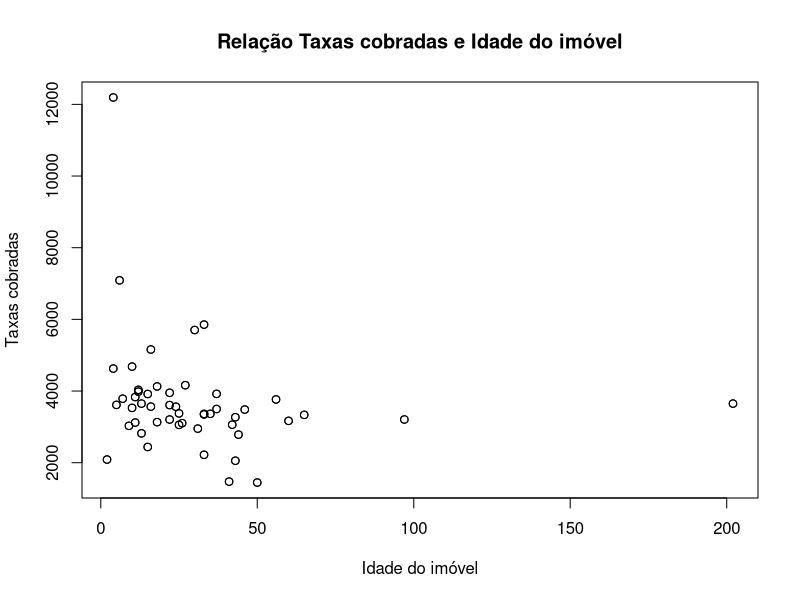

The R source for this figure:
## ---- chunk 1
# Primeiro, definimos o espaço de trabalho
workingDirectory = getwd()
setwd(workingDirectory)

library(knitr)
knitr::opts_chunk$set(echo = TRUE)
## ---- chunk 2
# Realizamos a leitura do banco de dados
zCityData = read.table("TRABALHO2.txt", header = TRUE)

# Com a biblioteca knitr, estruturamos uma tabela
knitr::kable(zCityData, caption = "Dados de Imóveis Residenciais comercializados na Cidade Z em 2019")
## ---- chunk 3
# Questão 2:
# Separamos as variáveis de idade e taxas pagas
propertiesAges = zCityData$id
propertiesTaxes = zCityData$tax

# Realizamos ordenação dos dados
sort(propertiesAges)
sort(propertiesTaxes)
## ---- chunk 4
# Calculamos o coeficiente de correlação linear de Pearson
correlationCoefficient = cor(propertiesAges, propertiesTaxes, method = "pearson")
correlationCoefficient
## ---- chunk 5
# Geramos um gráfico de dispersão!
plot(propertiesAges, propertiesTaxes, ylab = "Taxas cobradas", xlab = "Idade do imóvel", main = "Relação Taxas cobradas e Idade do imóvel")
